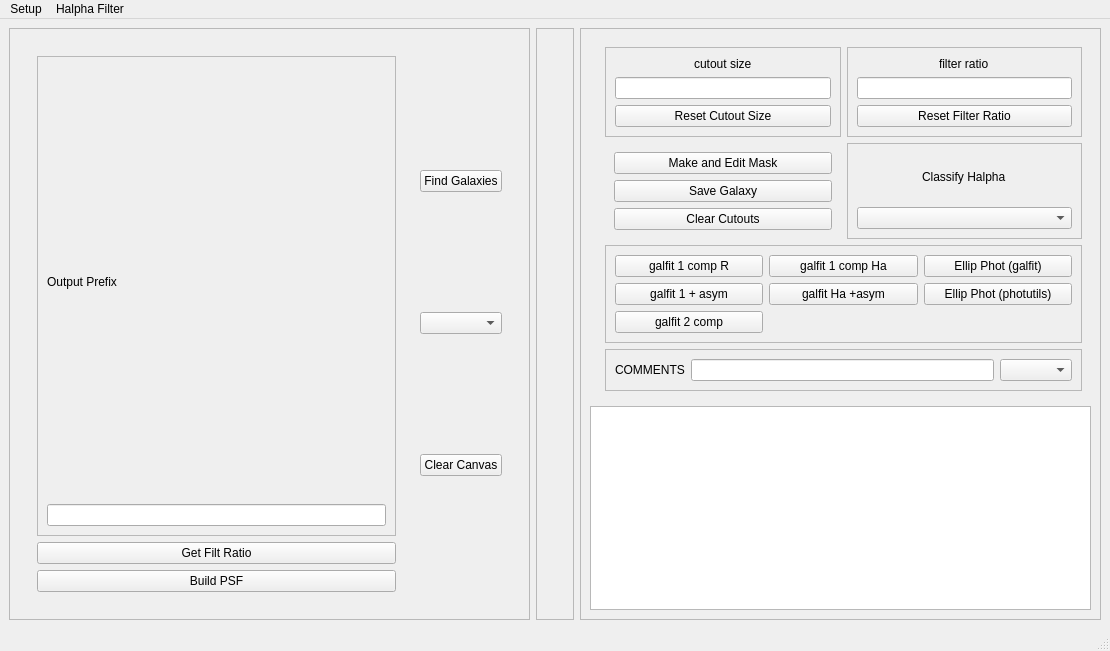
<?xml version="1.0" encoding="UTF-8"?>
<ui version="4.0">
 <class>MainWindow</class>
 <widget class="QMainWindow" name="MainWindow">
  <property name="geometry">
   <rect>
    <x>0</x>
    <y>0</y>
    <width>1110</width>
    <height>651</height>
   </rect>
  </property>
  <property name="windowTitle">
   <string>Halpha Console</string>
  </property>
  <widget class="QWidget" name="centralwidget">
   <layout class="QHBoxLayout" name="horizontalLayout">
    <item>
     <widget class="QFrame" name="mainframe">
      <property name="minimumSize">
       <size>
        <width>503</width>
        <height>0</height>
       </size>
      </property>
      <property name="frameShape">
       <enum>QFrame::StyledPanel</enum>
      </property>
      <property name="frameShadow">
       <enum>QFrame::Raised</enum>
      </property>
      <layout class="QGridLayout" name="leftLayout">
       <item row="1" column="0">
        <widget class="QWidget" name="button_bar" native="true">
         <layout class="QHBoxLayout" name="horizontalLayout_2">
          <item>
           <widget class="QWidget" name="widget_3" native="true">
            <layout class="QVBoxLayout" name="leftButtonLayout">
             <item>
              <widget class="QFrame" name="frame_7">
               <property name="frameShape">
                <enum>QFrame::StyledPanel</enum>
               </property>
               <property name="frameShadow">
                <enum>QFrame::Raised</enum>
               </property>
               <layout class="QVBoxLayout" name="verticalLayout_9">
                <item>
                 <widget class="QLabel" name="label">
                  <property name="text">
                   <string>Output Prefix</string>
                  </property>
                 </widget>
                </item>
                <item>
                 <widget class="QLineEdit" name="prefixLineEdit"/>
                </item>
               </layout>
              </widget>
             </item>
             <item>
              <widget class="QPushButton" name="wfratio">
               <property name="text">
                <string>Get Filt Ratio</string>
               </property>
              </widget>
             </item>
             <item>
              <widget class="QPushButton" name="psfButton">
               <property name="text">
                <string>Build PSF</string>
               </property>
              </widget>
             </item>
            </layout>
           </widget>
          </item>
          <item>
           <widget class="QWidget" name="widget_4" native="true">
            <layout class="QVBoxLayout" name="verticalLayout_7">
             <item>
              <widget class="QPushButton" name="wmark">
               <property name="text">
                <string>Find Galaxies</string>
               </property>
              </widget>
             </item>
             <item>
              <widget class="QComboBox" name="wgalid"/>
             </item>
             <item>
              <widget class="QPushButton" name="wclear">
               <property name="text">
                <string>Clear Canvas</string>
               </property>
              </widget>
             </item>
            </layout>
           </widget>
          </item>
         </layout>
        </widget>
       </item>
      </layout>
     </widget>
    </item>
    <item>
     <widget class="QFrame" name="cutoutFrame">
      <property name="frameShape">
       <enum>QFrame::StyledPanel</enum>
      </property>
      <property name="frameShadow">
       <enum>QFrame::Raised</enum>
      </property>
      <layout class="QGridLayout" name="gridLayout_2">
       <item row="0" column="0">
        <widget class="QWidget" name="cutouts" native="true">
         <property name="minimumSize">
          <size>
           <width>0</width>
           <height>172</height>
          </size>
         </property>
         <layout class="QGridLayout" name="cutoutsLayout"/>
        </widget>
       </item>
      </layout>
     </widget>
    </item>
    <item>
     <widget class="QFrame" name="rightFrame">
      <property name="frameShape">
       <enum>QFrame::StyledPanel</enum>
      </property>
      <property name="frameShadow">
       <enum>QFrame::Raised</enum>
      </property>
      <layout class="QGridLayout" name="gridLayout">
       <item row="1" column="0" colspan="2">
        <widget class="QTableWidget" name="tableWidget"/>
       </item>
       <item row="0" column="1">
        <widget class="QWidget" name="rightButtons" native="true">
         <layout class="QGridLayout" name="gridLayout_4">
          <item row="0" column="1">
           <widget class="QFrame" name="frame">
            <property name="frameShape">
             <enum>QFrame::StyledPanel</enum>
            </property>
            <property name="frameShadow">
             <enum>QFrame::Raised</enum>
            </property>
            <layout class="QVBoxLayout" name="verticalLayout_2">
             <item alignment="Qt::AlignHCenter">
              <widget class="QLabel" name="ratioSliderLabel">
               <property name="text">
                <string>filter ratio</string>
               </property>
              </widget>
             </item>
             <item>
              <widget class="QLineEdit" name="filterRatioLineEdit"/>
             </item>
             <item>
              <widget class="QPushButton" name="resetRatioButton">
               <property name="text">
                <string>Reset Filter Ratio</string>
               </property>
              </widget>
             </item>
            </layout>
           </widget>
          </item>
          <item row="0" column="0">
           <widget class="QFrame" name="frame_2">
            <property name="frameShape">
             <enum>QFrame::StyledPanel</enum>
            </property>
            <property name="frameShadow">
             <enum>QFrame::Raised</enum>
            </property>
            <layout class="QVBoxLayout" name="verticalLayout">
             <item alignment="Qt::AlignHCenter">
              <widget class="QLabel" name="cutoutSliderLabel">
               <property name="text">
                <string>cutout size</string>
               </property>
              </widget>
             </item>
             <item>
              <widget class="QLineEdit" name="cutoutSizeLineEdit"/>
             </item>
             <item>
              <widget class="QPushButton" name="resetSizeButton">
               <property name="text">
                <string>Reset Cutout Size</string>
               </property>
              </widget>
             </item>
            </layout>
           </widget>
          </item>
          <item row="1" column="0">
           <widget class="QWidget" name="widget_2" native="true">
            <layout class="QVBoxLayout" name="verticalLayout_3">
             <item>
              <widget class="QPushButton" name="makeMaskButton">
               <property name="text">
                <string>Make and Edit Mask</string>
               </property>
              </widget>
             </item>
             <item>
              <widget class="QPushButton" name="saveButton">
               <property name="text">
                <string>Save Galaxy</string>
               </property>
              </widget>
             </item>
             <item>
              <widget class="QPushButton" name="clearCutoutsButton">
               <property name="text">
                <string>Clear Cutouts</string>
               </property>
              </widget>
             </item>
            </layout>
           </widget>
          </item>
          <item row="1" column="1">
           <widget class="QFrame" name="frame_5">
            <property name="frameShape">
             <enum>QFrame::StyledPanel</enum>
            </property>
            <property name="frameShadow">
             <enum>QFrame::Raised</enum>
            </property>
            <layout class="QVBoxLayout" name="verticalLayout_6">
             <item alignment="Qt::AlignHCenter">
              <widget class="QLabel" name="label_2">
               <property name="text">
                <string>Classify Halpha</string>
               </property>
              </widget>
             </item>
             <item>
              <widget class="QComboBox" name="haTypeComboBox">
               <property name="toolTip">
                <string>HalphaType</string>
               </property>
               <property name="autoFillBackground">
                <bool>false</bool>
               </property>
               <property name="currentText" stdset="0">
                <string extracomment="Halpha Type"/>
               </property>
              </widget>
             </item>
            </layout>
           </widget>
          </item>
          <item row="6" column="0" colspan="2">
           <widget class="QFrame" name="frame_6">
            <property name="frameShape">
             <enum>QFrame::StyledPanel</enum>
            </property>
            <property name="frameShadow">
             <enum>QFrame::Raised</enum>
            </property>
            <layout class="QHBoxLayout" name="horizontalLayout_3">
             <item>
              <widget class="QLabel" name="label_3">
               <property name="text">
                <string>COMMENTS</string>
               </property>
              </widget>
             </item>
             <item>
              <widget class="QLineEdit" name="commentLineEdit"/>
             </item>
             <item>
              <widget class="QComboBox" name="commentComboBox"/>
             </item>
            </layout>
           </widget>
          </item>
          <item row="2" column="0" colspan="2">
           <widget class="QFrame" name="frame_4">
            <property name="frameShape">
             <enum>QFrame::StyledPanel</enum>
            </property>
            <property name="frameShadow">
             <enum>QFrame::Raised</enum>
            </property>
            <layout class="QGridLayout" name="gridLayout_3">
             <item row="1" column="0">
              <widget class="QPushButton" name="galfitAsymButton">
               <property name="text">
                <string>galfit 1 + asym</string>
               </property>
              </widget>
             </item>
             <item row="0" column="0">
              <widget class="QPushButton" name="galfitButton">
               <property name="text">
                <string>galfit 1 comp R</string>
               </property>
              </widget>
             </item>
             <item row="0" column="1">
              <widget class="QPushButton" name="galfitHaButton">
               <property name="text">
                <string>galfit 1 comp Ha</string>
               </property>
              </widget>
             </item>
             <item row="2" column="0">
              <widget class="QPushButton" name="galfit2Button">
               <property name="text">
                <string>galfit 2 comp</string>
               </property>
              </widget>
             </item>
             <item row="1" column="1">
              <widget class="QPushButton" name="galfitHaAsymButton">
               <property name="text">
                <string>galfit Ha +asym</string>
               </property>
              </widget>
             </item>
             <item row="0" column="2">
              <widget class="QPushButton" name="fitEllipseGalfitButton">
               <property name="text">
                <string>Ellip Phot (galfit)</string>
               </property>
              </widget>
             </item>
             <item row="1" column="2">
              <widget class="QPushButton" name="fitEllipsePhotutilsButton">
               <property name="text">
                <string>Ellip Phot (photutils)</string>
               </property>
              </widget>
             </item>
            </layout>
           </widget>
          </item>
         </layout>
        </widget>
       </item>
      </layout>
     </widget>
    </item>
   </layout>
  </widget>
  <widget class="QStatusBar" name="statusbar"/>
  <widget class="QMenuBar" name="menubar">
   <property name="geometry">
    <rect>
     <x>0</x>
     <y>0</y>
     <width>1110</width>
     <height>22</height>
    </rect>
   </property>
   <widget class="QMenu" name="menuSetup">
    <property name="title">
     <string>Setup</string>
    </property>
    <addaction name="actionR_coadd"/>
    <addaction name="actionHa_coadd_2"/>
    <addaction name="actionNSA_catalog_path"/>
    <addaction name="actionAGC_catalog_path"/>
    <addaction name="separator"/>
    <addaction name="actionQuit_2"/>
   </widget>
   <widget class="QMenu" name="menuHalpha_Filter">
    <property name="title">
     <string>Halpha Filter</string>
    </property>
    <addaction name="actionhalpha4"/>
    <addaction name="actionhalpha8"/>
    <addaction name="actionhalpha12"/>
    <addaction name="actionhalpha16"/>
    <addaction name="actioninthalpha"/>
    <addaction name="actionintha6657"/>
   </widget>
   <addaction name="menuSetup"/>
   <addaction name="menuHalpha_Filter"/>
  </widget>
  <action name="action_rcoadd">
   <property name="text">
    <string>R-band coadd</string>
   </property>
  </action>
  <action name="action_hacoadd">
   <property name="text">
    <string>Halpha coadd</string>
   </property>
  </action>
  <action name="actionQuit">
   <property name="text">
    <string>Quit</string>
   </property>
  </action>
  <action name="actionsave">
   <property name="text">
    <string>save</string>
   </property>
  </action>
  <action name="action_nsapath">
   <property name="text">
    <string>set_path</string>
   </property>
  </action>
  <action name="actionha4">
   <property name="text">
    <string>ha4</string>
   </property>
  </action>
  <action name="actionha8">
   <property name="text">
    <string>ha8</string>
   </property>
  </action>
  <action name="actionha12">
   <property name="text">
    <string>ha12</string>
   </property>
  </action>
  <action name="actionha16">
   <property name="text">
    <string>ha16</string>
   </property>
  </action>
  <action name="actionR_coadd">
   <property name="checkable">
    <bool>false</bool>
   </property>
   <property name="text">
    <string>R coadd path</string>
   </property>
   <property name="statusTip">
    <string>full path of R-band coadded image</string>
   </property>
  </action>
  <action name="actionHa_coadd">
   <property name="text">
    <string>Ha coadd path</string>
   </property>
   <property name="whatsThis">
    <string>full path to Halpha coadd image</string>
   </property>
  </action>
  <action name="actionHa_coadd_2">
   <property name="text">
    <string>Ha coadd path</string>
   </property>
   <property name="statusTip">
    <string>select Halpha coadded image</string>
   </property>
  </action>
  <action name="actionNSA_catalog_path">
   <property name="text">
    <string>NSA catalog path</string>
   </property>
  </action>
  <action name="actionQuit_2">
   <property name="text">
    <string>Quit</string>
   </property>
  </action>
  <action name="actionhalpha4">
   <property name="checkable">
    <bool>true</bool>
   </property>
   <property name="text">
    <string>halpha4</string>
   </property>
  </action>
  <action name="actionhalpha8">
   <property name="checkable">
    <bool>true</bool>
   </property>
   <property name="text">
    <string>halpha8</string>
   </property>
  </action>
  <action name="actionhalpha12">
   <property name="checkable">
    <bool>true</bool>
   </property>
   <property name="text">
    <string>halpha12</string>
   </property>
  </action>
  <action name="actionhalpha16">
   <property name="checkable">
    <bool>true</bool>
   </property>
   <property name="text">
    <string>halpha16</string>
   </property>
  </action>
  <action name="actionAGC_catalog_path">
   <property name="text">
    <string>AGC catalog path</string>
   </property>
  </action>
  <action name="actioninthalpha">
   <property name="checkable">
    <bool>true</bool>
   </property>
   <property name="text">
    <string>int-halpha</string>
   </property>
  </action>
  <action name="actionintha6657">
   <property name="checkable">
    <bool>true</bool>
   </property>
   <property name="text">
    <string>int-ha6657</string>
   </property>
  </action>
 </widget>
 <resources/>
 <connections/>
</ui>
